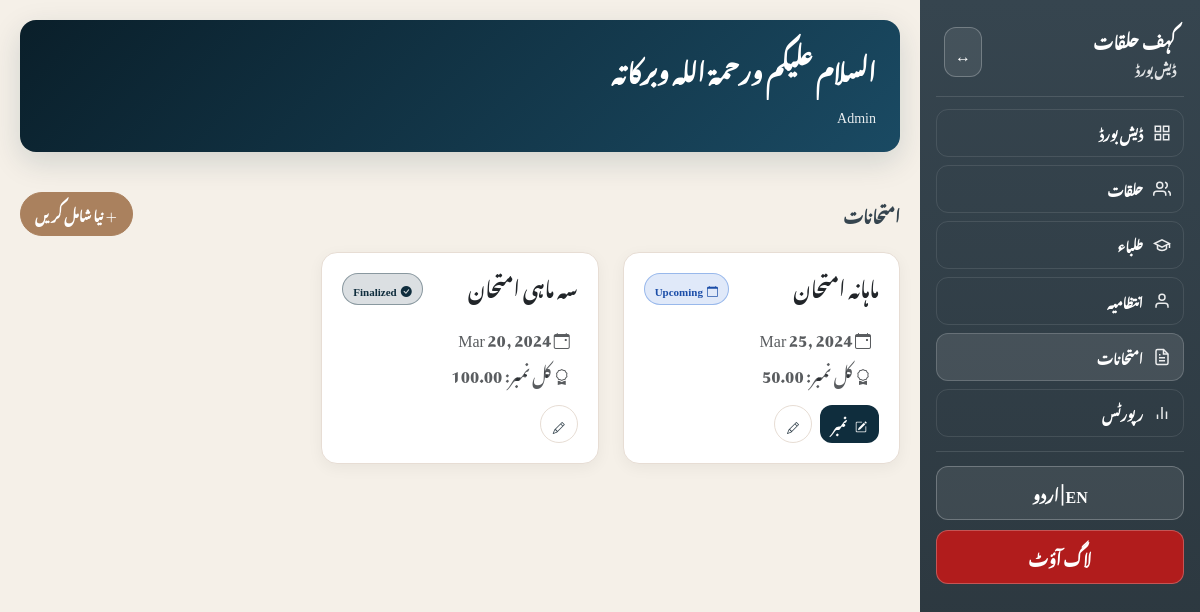
The app's page /exams_manage.php (signed in) with its own data.
### tables this page shows
CREATE TABLE exams (
    id INT AUTO_INCREMENT PRIMARY KEY,
    title VARCHAR(100) NOT NULL,
    exam_date DATE NOT NULL,
    max_marks DECIMAL(10,2) DEFAULT 100,
    passing_marks DECIMAL(10,2) DEFAULT 40,
    status ENUM('upcoming', 'ongoing', 'finalized') DEFAULT 'upcoming',
    created_at TIMESTAMP DEFAULT CURRENT_TIMESTAMP,
    updated_at TIMESTAMP DEFAULT CURRENT_TIMESTAMP ON UPDATE CURRENT_TIMESTAMP
);

### includes/functions.php (called while the page is built, shortened)
<?php
function h($s) {
    return htmlspecialchars((string)$s, ENT_QUOTES, 'UTF-8');
}
function get_language() {
    return $_SESSION['lang'] ?? 'ur';
}
function get_translations($lang) {
    return $T[$lang] ?? $T['ur'];
}
?>

### exams_manage.php (the view, shortened to what this page needs)
<?php
require_once __DIR__ . '/includes/db.php';
require_once __DIR__ . '/includes/functions.php';
$editMode = false;
$exams = [];
if (!$editMode && !isset($_GET['id'])) {
  $result = $conn->query("SELECT * FROM exams ORDER BY exam_date DESC");
  while ($row = $result->fetch_assoc()) {
    $exams[] = $row;
  }
}
include __DIR__ . '/includes/header.php';
?>
<?php if (!$editMode && !isset($_GET['id'])): ?>
<div class="sectionHeader">
  <div class="sectionTitle"><?php echo h($tr['nav_exams']); ?></div>
  <a href="exams_manage.php?action=add" class="pill secondary">
    <i class="bi bi-plus-lg"></i>
    <?php echo h($tr['add_new']); ?>
  </a>
</div>
<div class="row g-4">
  <?php foreach ($exams as $e):
    $statusClass = $e['status'] === 'finalized' ? 'green' : ($e['status'] === 'ongoing' ? 'orange' : 'blue');
    $statusIcon = $e['status'] === 'finalized' ? 'check-circle-fill' : ($e['status'] === 'ongoing' ? 'pencil-square' : 'calendar');
  ?>
  <div class="col-md-6 col-lg-4">
    <div class="card h-100">
      <div class="cardBody">
        <div class="d-flex justify-content-between align-items-start mb-3">
          <h5 class="mb-0"><?php echo h($e['title']); ?></h5>
          <span class="tag <?php echo $statusClass; ?>">
            <i class="bi bi-<?php echo $statusIcon; ?>"></i>
            <?php echo ucfirst($e['status']); ?>
          </span>
        </div>
        <p class="mb-1 text-muted">
          <i class="bi bi-calendar-event me-2"></i>
          <?php echo date('M d, Y', strtotime($e['exam_date'])); ?>
        </p>
        <p class="mb-2 text-muted">
          <i class="bi bi-award me-2"></i>
          <?php echo $tr['max_marks']; ?>: <?php echo $e['max_marks']; ?>
        </p>
        <div class="d-flex gap-2 mt-3">
          <?php if ($e['status'] !== 'finalized' && ($_SESSION['role'] === 'admin' || $_SESSION['role'] === 'mumtahin')): ?>
          <a href="exam_marks_entry.php?exam_id=<?php echo $e['id']; ?>" class="btn btnPrimary" style="padding: 6px 12px; font-size: 12px;">
            <i class="bi bi-pencil-square"></i> <?php echo h($tr['marks']); ?>
          </a>
          <?php endif; ?>
          <a href="exams_manage.php?id=<?php echo $e['id']; ?>" class="pill" style="padding: 6px 12px; font-size: 12px;">
            <i class="bi bi-pencil"></i>
          </a>
        </div>
      </div>
    </div>
  </div>
  <?php endforeach; ?>
</div>
<?php endif; ?>
<?php include __DIR__ . '/includes/footer.php'; ?>

### assets/css/style.css (style rules this page uses)
:root { --primary-dark: #0a1f2a; --primary: #0f2d3d; --primary-light: #1a4a5e; --secondary: #aa815e; --secondary-dark: #8a6a4e; --accent: #36454F; --bg: #f5f0e8; --bg-light: #faf8f4; --card: #ffffff; --border: #e7ddd4; --boy: #2f6fd6; --girl: #d24e8a; --subah: #ff8c00; --asr: #b35a00; --success: #0f2d3d; --warning: #f0ad4e; --danger: #d9534f; --sidebar: #36454F; --sidebar2: #2a353c; }
html[lang="ur"] body, html[lang="ur"] input, html[lang="ur"] select, html[lang="ur"] button, html[lang="ur"] table, html[lang="ur"] th, html[lang="ur"] td { font-family: 'Noto Nastaliq Urdu', 'Jameel Noori Nastaleeq', serif !important; line-height: 2; }
* { box-sizing: border-box; margin: 0; padding: 0; }
body { background: var(--bg); color: var(--accent); min-height: 100vh; }
.pill { text-decoration: none; padding: 8px 14px; border-radius: 999px; border: 1px solid var(--border); background: #fff; color: var(--accent); font-weight: 800; font-size: 13px; cursor: pointer; transition: all 0.2s ease; }
.pill.secondary { background: var(--secondary); border-color: var(--secondary); color: #fff; }
.card { background: #fff; border-radius: 16px; box-shadow: 0 4px 15px rgba(0, 0, 0, 0.05); border: 1px solid var(--border); overflow: hidden; }
.cardBody { padding: 20px; }
.tag { display: inline-flex; align-items: center; gap: 4px; padding: 4px 10px; border-radius: 999px; font-size: 11px; font-weight: 800; border: 1px solid var(--border); }
.tag.green { background: rgba(15, 45, 61, 0.15); border-color: rgba(15, 45, 61, 0.4); color: #0f2d3d; }
.tag.blue { background: rgba(47, 111, 214, 0.15); border-color: rgba(47, 111, 214, 0.4); color: #1c4ea8; }
.btn { display: inline-flex; align-items: center; justify-content: center; gap: 8px; padding: 12px 20px; border-radius: 12px; border: none; font-weight: 900; font-size: 14px; cursor: pointer; transition: all 0.2s ease; }
.btnPrimary { background: var(--primary); color: #fff; }
.sectionHeader { display: flex; align-items: center; justify-content: space-between; margin-bottom: 16px; flex-wrap: wrap; gap: 10px; }
.sectionTitle { font-weight: 900; font-size: 16px; }

### records on screen
exams: title "ماہانہ امتحان", status "Upcoming", exam_date "Mar 25, 2024", max_marks "50.00"
exams: title "سہ ماہی امتحان", status "Finalized", exam_date "Mar 20, 2024", max_marks "100.00"

### other values on screen
$tr['app'] "کہف حلقات"
$tr['dashboard'] "ڈیش بورڈ"
$tr['nav_dashboard'] "ڈیش بورڈ"
$tr['nav_halaqaat'] "حلقات"
$tr['nav_students'] "طلباء"
$tr['nav_management'] "انتظامیہ"
$tr['nav_exams'] "امتحانات"
$tr['nav_reports'] "رپورٹس"
$tr['logout'] "لاگ آؤٹ"
$tr['greeting'] "السلام عليكم ورحمة الله وبركاته"
$userName "Admin"
$tr['add_new'] "نیا شامل کریں"
